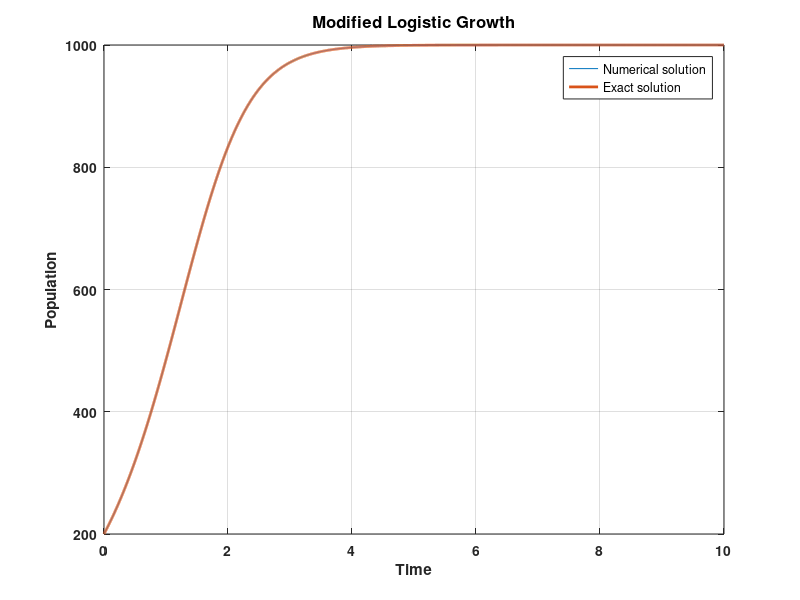

Here is the MATLAB script that generated this plot:
% Modified Logistic Growth
% UCI COSMOS 2022:  Tissue and Tumor Modeling (Cluster 3)

clear

%% User-defined inputs

TimeStep = 0.001;           % Time step (baseline = 0.001)
InitialPopulation = 200;    % Initial condition (baseline = 200)
lambdam = 1;                % Growth rate (baseline = 1)
theta = 1000;               % Carrying capacity (baseline = 1000)
alpha = 2;                  % Exponent (baseline = 2)
endTime = 10;               % End time of simulation (baseline = 10)

% Note: If alpha is 1, this becomes the orginal Logistic Growth model.

%% Begin simulation

% Program execution parameters
dT = TimeStep;
tsteps = ceil(endTime/dT) + 1;    % Number of time steps required

% Pre-allocate vectors for faster runtime
Time = zeros(1,tsteps);
N = zeros(1,tsteps);

% Set initial time and initial population
Time(1) = 0;                % Set initial time to zero
N(1) = InitialPopulation;   % Set initial population

% Euler Method
for n = 2:tsteps
    Time(n) = (n-1)*dT;     

    %% Simplified Modified Logistic Growth
        N(n) = N(n-1) + dT*( lambdam*N(n-1)*(1-(N(n-1)/theta)^alpha) );    
end

%% Plotting
    %% Exact Solution to the simplified MLG
       ExactPopulation = theta*((N(1)^alpha)./(N(1)^alpha + (theta^alpha-N(1)^alpha)*exp(-alpha*lambdam*Time))).^(1/alpha);

figure,plot(Time,N,Time,ExactPopulation,'LineWidth',2)
xlabel('Time','FontWeight','bold')
ylabel('Population','FontWeight','bold')
grid on
legend('Numerical solution','Exact solution')
title('Modified Logistic Growth','FontSize',12,'FontWeight','bold')
set(gca,'FontWeight','bold')
